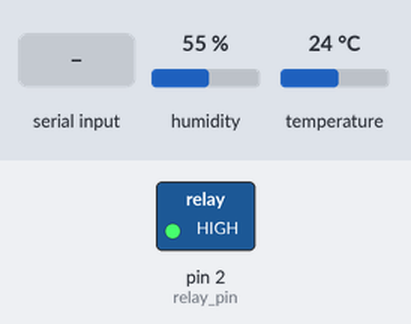
The sketch below on a simulated Arduino Uno, built with avr-gcc and run on an emulated ATmega328P. Parts: switched loads named in the sketch (green lamp = pin HIGH). Inputs (shaded band) come from the test bench; at power-on: humidity 55 %, temperature 24 °C. The modem accepts every AT command (registered, SIM ready, sends succeed) and sends nothing else; what the sketch prints to the serial monitor is not drawn.

Above: at 18.1 s.
18.2 s: "1" received over the second serial link
At 41.5 s:
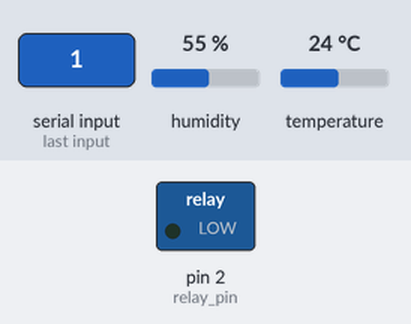
Timing chart, 0 to 42.5 s (numbered marks = the images above; inputs shaded):
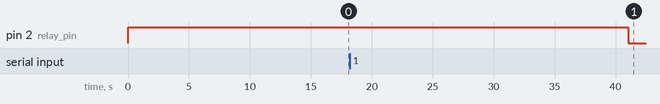

The sketch:

final.ino
```cpp
#include <dht.h>
#include <SoftwareSerial.h>
#include <string.h>
SoftwareSerial gprsSerial(7, 8);

int di=1;
char mn[]="8824510148";
char l[]="uit-audi-kota";

int DHT11_PIN = 4;
int soil_sensor_pin = A0;
int rainSensePin = A1;
int relay_pin = 2;
int response;
int ledPin=12;

dht DHT;
int temperature,air_humidity,soil_moisture,rain;

void setup() {
  //Serial.begin(9600);
  pinMode(DHT11_PIN, INPUT);
  pinMode(soil_sensor_pin, INPUT);
  pinMode(rainSensePin, INPUT);
  pinMode(relay_pin, OUTPUT);
  digitalWrite(relay_pin,HIGH);
  delay(1000);
  gprsSerial.begin(19200);
  Serial.begin(19200);
  Serial.println("Config SIM900...");
  delay(6000);
  Serial.println("Done!...");
  gprsSerial.flush();
  Serial.flush();
  // attach or detach from GPRS service
  gprsSerial.println("AT+CGATT?");
  delay(2000);
  toSerial();
  // bearer settings
  gprsSerial.println("AT+SAPBR=3,1,\"CONTYPE\",\"GPRS\"");
  delay(2000);
  toSerial();
  // bearer settings
  gprsSerial.println("AT+SAPBR=3,1,\"APN\",\"rcomnet\"");
  delay(2000);
  toSerial();
  // bearer settings
  gprsSerial.println("AT+SAPBR=1,1");
  delay(2000);
  toSerial();
}

void loop() {
  readdata();
  //digitalWrite(relay_pin,LOW);
  char last[123];
  gprsSerial.println("AT+HTTPINIT");
  delay(2000);
  toSerial();
  sprintf(last,"AT+HTTPPARA=\"URL\",\"http://rtuproject.co.nf/write_data.php?di=%d&mn=%s&l=%s&t=%d&ah=%d&sm=%d&r=%d\"",di,mn,l,temperature,air_humidity,soil_moisture,rain);

  gprsSerial.println(last);
  delay(2000);
  toSerial();

  // set http action type 0 = GET, 1 = POST, 2 = HEAD
  gprsSerial.println("AT+HTTPACTION=0");
  delay(2000);
  toSerial();
  // read server response
  gprsSerial.println("AT+HTTPREAD");
  delay(2000);
  toSerial();
  gprsSerial.println("");
  gprsSerial.println("AT+HTTPTERM");
  toSerial();
  delay(300);
  gprsSerial.println("");

  //Serial.println(response);
  delay (1000);
  int i,c=15*4*5;
  String o="0";
  for(i=0;i<c;i++){
    gprsSerial.println("AT+HTTPINIT");
    delay(2000);
    toSerial();
    // set http param value

    char lastx[100];
    sprintf(lastx,"AT+HTTPPARA=\"URL\",\"http://rtuproject.co.nf/app_response/%d.txt\"",di);
    gprsSerial.println(lastx);
    delay(1000);
    toSerial();

    // set http action type 0 = GET, 1 = POST, 2 = HEAD
    gprsSerial.println("AT+HTTPACTION=0");
    delay(2000);
    toSerial();

    // read server response
    gprsSerial.println("AT+HTTPREAD");
    delay(1000);
    toSerial();
    gprsSerial.println("AT+HTTPREAD");
    delay(500);
    int z;
    while(gprsSerial.available()!=0){
      Serial.write(gprsSerial.read());
      z=gprsSerial.read();
      delay(500);
      }
    Serial.println(".......");
    Serial.println(z);
    if(z!=-1){
    do{
      digitalWrite(relay_pin,LOW);
      Serial.println("relay is on");

      gprsSerial.println(lastx);
      delay(1000);
      toSerial();

      // set http action type 0 = GET, 1 = POST, 2 = HEAD
      gprsSerial.println("AT+HTTPACTION=0");
      delay(2000);
      toSerial();
      gprsSerial.println("AT+HTTPREAD");
      delay(500);
      while(gprsSerial.available()!=0){
        Serial.write(gprsSerial.read());
        z=gprsSerial.read();
        delay(500);
        }
      Serial.println(".......");
      Serial.println(z);
      }while(z!=-1);
    digitalWrite(relay_pin,HIGH);
    Serial.println("reloay is off now");
    }
    //Serial.println("app response: ");

    gprsSerial.println("");
    gprsSerial.println("AT+HTTPTERM");
    toSerial();
    delay(500);
    gprsSerial.println("");
    }
  //delay(1000*60*2);
}

void readdata(){
  //getting temperature and air humidity data
  int chk = DHT.read11(DHT11_PIN);
  Serial.print("Temperature = ");
  Serial.println(DHT.temperature);
  temperature=DHT.temperature;
  Serial.print("Humidity = ");
  Serial.println(DHT.humidity);
  air_humidity=DHT.humidity;
  delay(500);

  //getting soil moisture data
  soil_moisture= analogRead(soil_sensor_pin);
  soil_moisture= map(soil_moisture,0,1024,0,100);
  soil_moisture= 100-soil_moisture;
  Serial.print("Soil Moisture: ");
  Serial.print(soil_moisture);
  Serial.println(" \%");
  delay(500);

  //rain snsor data
  rain = analogRead(rainSensePin);
  rain = map(rain,0,1024,0,100);
  rain = 100-rain;
  Serial.print("rain data: ");
  Serial.println(rain);
  delay(500);
}

void toSerial()
{
  while(gprsSerial.available()!=0){
    Serial.write(gprsSerial.read());
    delay(50);
  }
}
```
